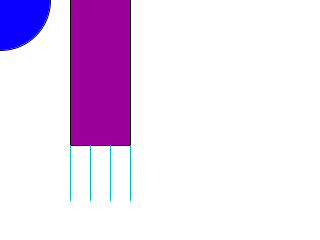
Frame 1 (no input)
Frame 60 (the mouse pressed at the canvas centre just before this capture): identical to frame 1, image omitted
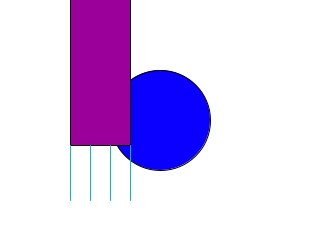
Frame 120 (the mouse held since frame 60 and released just before this capture)

The Processing sketch that drew these frames (run headless with seeded random() and noise(); from frame 60 on, the mouse is pressed at the canvas centre):

// Processing sketch: processing_37332
// ── processing_37332.pde

void setup() {
    //Set the size of the window
  size(320, 240) ;
}
 
 void draw() {
    //Draw a white background 
background(255) ; 
smooth() ; 

  //Set CENTER mode
ellipseMode(CENTER) ;
rectMode(CENTER) ; 

//Draw Shelby's head//
stroke(0) ; 
fill(10, 0, 255) ; 
ellipse(mouseX, mouseY, 100, 100) ; 

//Dray Shelby's body//
stroke(0) ;
fill(155, 0, 155) ; 
rect(100, 60, 60, 170) ;

//Draw Shelby's Legs//
stroke(0, 191, 191) ;
line(70, 145, 70, 200) ; 
line(90, 145, 90, 200) ; 
line(110, 145, 110, 200) ;
line(130, 145, 130, 200) ;

stroke(0) ;
println("Shelby Likes Personal Digital Space") ;
 }
